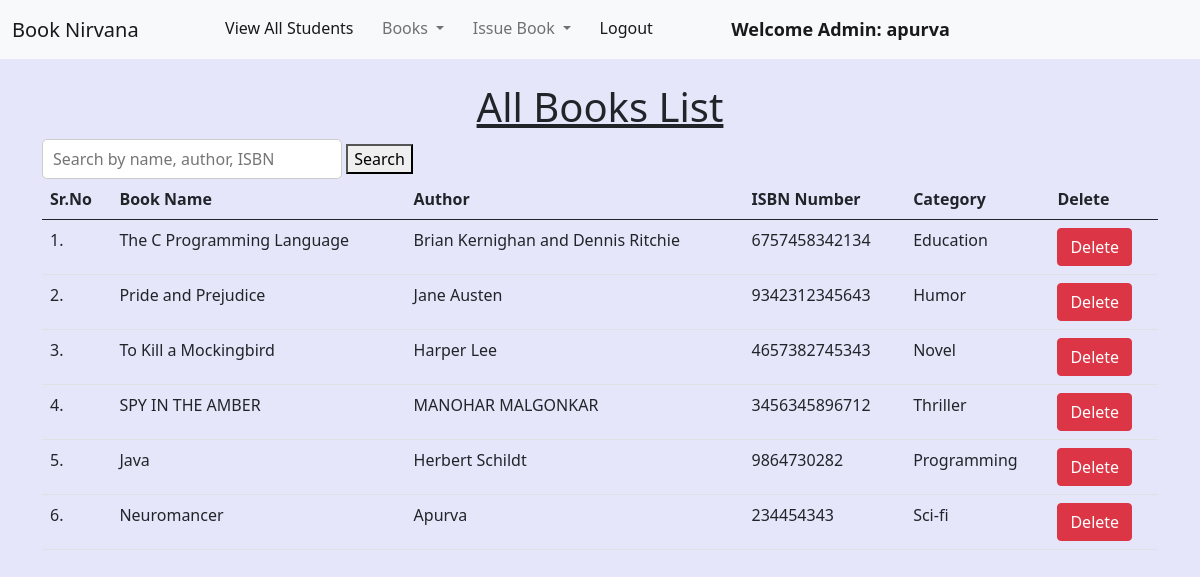
The app's page /view_books/ (signed in) with its own data.
### library/models.py (models this page shows, shortened)
class Book(models.Model):
    name = models.CharField(max_length=200)
    author = models.CharField(max_length=200)
    isbn = models.PositiveIntegerField()
    category = models.CharField(max_length=50)

### library/views.py (the view)
# urls.py: path("view_books/", views.view_books, name="view_books"),
@login_required(login_url = '/admin_login')
def view_books(request):
    query = request.GET.get('q', '')  # Get the search query from the URL parameters
    books = Book.objects.all()
    if query:
        books = books.filter(
            Q(name__icontains=query) |
            Q(author__icontains=query) |
            Q(isbn__icontains=query)
        )
    return render(request, "view_books.html", {'books': books, 'query': query})

### library/templates/view_books.html (shortened to what this page needs)
{% extends 'admin_navbar.html' %}
{% load static %}
{% block body %}
<div class="container mt-4">
    <h1 class="text-center"><u>All Books List</u></h1>
    <form method="GET" action="{% url 'view_books' %}">
        <input type="text" name="q" placeholder="Search by name, author, ISBN" value="{{ query }}" style="width: 300px; height: 40px; padding: 10px; font-size: 16px; border: 1px solid #ccc; border-radius: 5px;"        >
        <button type="submit">Search</button>
    </form>
    <table class="table table-hover" id="example">
        <thead>
            <tr>
                <th>Sr.No</th>
                <th>Book Name</th>
                <th>Author</th>
                <th>ISBN Number</th>
                <th>Category</th>
                <th>Delete</th>
            </tr>
        </thead>
        <tbody>
            {% for book in books %}
            <tr>
                <td>{{forloop.counter}}.</td>
                <td>{{book.name}}</td>
                <td>{{book.author}}</td>
                <td>{{book.isbn}}</td>
                <td>{{book.category}}</td>
                <td><a href="/delete_book/{{book.id}}/" class="btn btn-danger" onclick="return confirm('Are you sure you want to delete this book?')">Delete</a></td>
            </tr>
            {% endfor %}
        </tbody>
    </table>
    </div>
{% endblock %}

### library/templates/admin_navbar.html (shortened to what this page needs)
<!doctype html>
<html lang="en">
  <head>
    <link href="https://cdn.jsdelivr.net/npm/bootstrap@5.1.0/dist/css/bootstrap.min.css" rel="stylesheet">
    <link rel="stylesheet" href="https://cdn.datatables.net/1.10.25/css/jquery.dataTables.min.css">
    <link rel="stylesheet" href="https://cdn.datatables.net/buttons/1.7.1/css/buttons.dataTables.min.css">
  </head>
  <body>
    <nav class="navbar navbar-expand-lg navbar-light bg-light">
        <div class="container-fluid">
          <a class="navbar-brand" href="#">Book Nirvana</a>
          <div class="collapse navbar-collapse" id="navbarSupportedContent">
            <ul class="navbar-nav me-auto mb-2 mb-lg-0">
              <li class="nav-item">
                <a class="nav-link active" aria-current="page" href="/view_students/">View All Students</a>
              </li>
              <li class="nav-item dropdown">
                <a class="nav-link dropdown-toggle" href="#" id="navbarDropdown" role="button" data-bs-toggle="dropdown" aria-expanded="false">
                  Books
                </a>
              </li>
              <li class="nav-item dropdown">
                <a class="nav-link dropdown-toggle" href="#" id="navbarDropdown" role="button" data-bs-toggle="dropdown" aria-expanded="false">
                  Issue Book
                </a>
              </li>
              <li class="nav-item">
                <a class="nav-link active" aria-current="page" href="/logout/">Logout</a>
              </li>
              <li class="nav-item">
                <a style="font-weight:600; font-family:'Segoe UI', Tahoma, Geneva, Verdana, sans-serif; font-size: large;" class="nav-link active" href="#">Welcome Admin: {{request.user}}</a>
              </li>
            </ul>
          </div>
        </div>
      </nav>
      {% block body %}
      {% endblock %}
  </body>
</html>

### library/templates/view_books.html (style rules this page uses)
body { background-color: lavender; }

### records on screen
Book: name "The C Programming Language", author "Brian Kernighan and Dennis Ritchie", isbn "6757458342134", category "Education"
Book: name "Pride and Prejudice", author "Jane Austen", isbn "9342312345643", category "Humor"
Book: name "To Kill a Mockingbird", author "Harper Lee", isbn "4657382745343", category "Novel"
Book: name "SPY IN THE AMBER", author "MANOHAR MALGONKAR", isbn "3456345896712", category "Thriller"
Book: name "Java", author "Herbert Schildt", isbn "9864730282", category "Programming"
Book: name "Neuromancer", author "Apurva", isbn "234454343", category "Sci-fi"

### other values on screen
{{ request.user }} "apurva"
